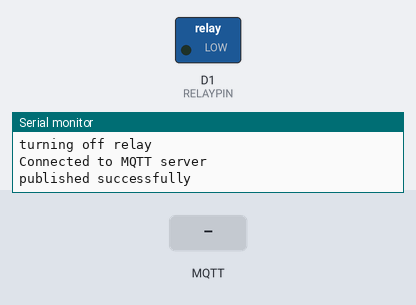
The sketch below on a simulated ESP8266 (Wemos D1 mini). Shown: switched loads named in the sketch (green lamp = pin HIGH), the last lines printed to the serial monitor. The inputs (shaded band) are chosen by the test bench. WiFi joins after 1.5 s; servers stay silent unless stated; no MQTT or app messages arrive unless stated.

Above: at 3.7 s.
3.8 s: MQTT message "on" arrives on the first subscribed topic
At 4.6 s:
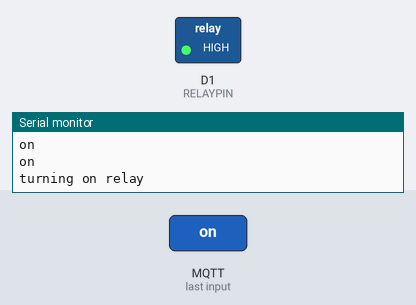
5.3 s: MQTT message "off" arrives on the first subscribed topic
At 5.8 s:
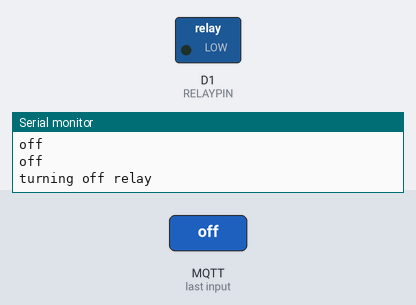
Timing chart, 0 to 8.3 s (numbered marks = the images above; inputs shaded):
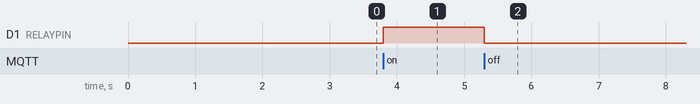

Measured:
- after the input at 3.8 s, D1 (RELAYPIN): LOW → HIGH at once
- after the input at 5.3 s, D1 (RELAYPIN): HIGH → LOW at once

The sketch:

wemos-mqtt-relay.ino
```cpp
#include <ESP8266WiFi.h>
#include <ESP8266WiFiMulti.h>
#include <PubSubClient.h>

const int RELAYPIN = D1;

String devID = "esp8266-relay";
const char* doorActionTopic = "/garage/door/action";
const char* logInfoTopic = "/log/info";
char message_buff[100];

WiFiClient wifiClient;
PubSubClient client("192.168.1.239", 1883, wifiClient);

void findKnownWiFiNetworks() {
  ESP8266WiFiMulti wifiMulti;
  WiFi.mode(WIFI_STA);
  wifiMulti.addAP("BYU-WiFi", "");
  wifiMulti.addAP("Hancock2.4G", "Arohanui");
  Serial.println("");
  Serial.print("Connecting to Wifi");
  while (WiFi.status() != WL_CONNECTED) {
    Serial.print(".");
    wifiMulti.run();
    delay(1000);
  }
  Serial.println("");
  Serial.print("Connected to ");
  Serial.println(WiFi.SSID().c_str());
  Serial.print("IP address: ");
  Serial.println(WiFi.localIP());
}

void pubDebug(String message) {
  client.publish("/log/debug", message.c_str());
}

void sendHassDeviceConfig() {
  client.publish("homeassistant/sensor/garage/door_relay/config", "{\"name\": \"Garage Door Relay\", \"state_topic\": \"/garage/door/action\"}");
}

void setRelay(String message) {
  Serial.println(message);
  if (message == "off") {
    Serial.println("turning off relay");
    digitalWrite(RELAYPIN, LOW);
  } else if (message == "on") { // require explicit closed
    Serial.println("turning on relay");
    digitalWrite(RELAYPIN, HIGH);
  } else {
    pubDebug(String("Wrong relay message received: " + message));
  }
}

void callback(char* topic, byte* payload, unsigned int length) {
  int i = 0;
  for(i = 0; i < length; i++) {
    message_buff[i] = payload[i];
  }
  message_buff[i] = '\0';
  String message = String(message_buff);
  Serial.println(message);
  setRelay(message);
}

void reconnectMQTT() {
  while(!client.connected()) {
    if (client.connect((char*) devID.c_str(), "mqtt", "mymqttpassword")) {
      Serial.println("Connected to MQTT server");
      String message = devID;
      message += ": ";
      message += WiFi.localIP().toString();
      if (client.publish(logInfoTopic, message.c_str())) {
        Serial.println("published successfully");
      } else {
        Serial.println("failed to publish");
      }
      client.subscribe(doorActionTopic);
      sendHassDeviceConfig();
    } else {
      Serial.println("MQTT connection failed");
      delay(5000);
    }
  }
}

void setup(void) {
  Serial.begin(115200);
  findKnownWiFiNetworks();
  pinMode(RELAYPIN, OUTPUT);
  client.setCallback(callback);
  setRelay("off");
}

void loop(void) {
  if (!client.connected()) {
    reconnectMQTT();
  }
  client.loop();
}
```
